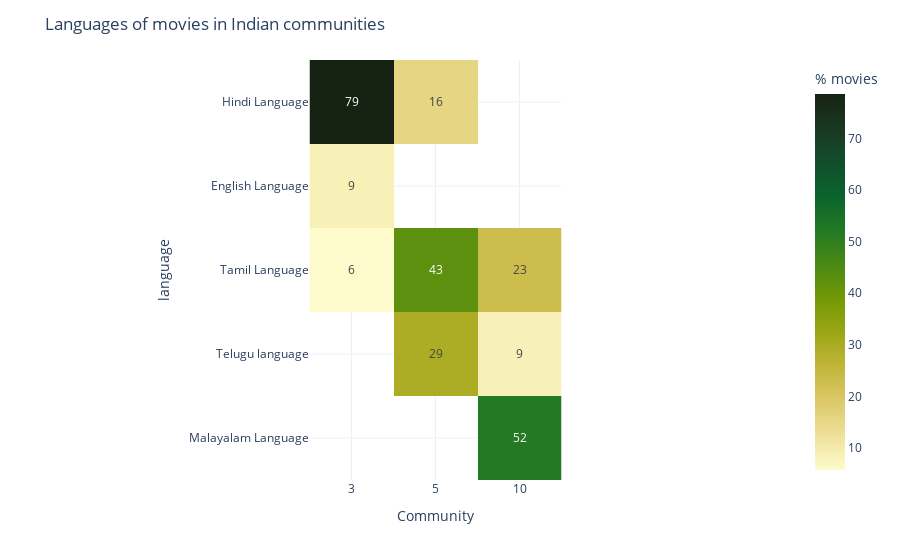

The cell this chart's notebook holds for it:
### Code cell
fig = px.imshow(first_languages,color_continuous_scale  = 'speed', text_auto='.0f',labels={'color':'% movies'})
fig.update_yaxes(title = 'language')
fig.update_xaxes(title = 'Community')
fig.update_layout(title = 'Languages of movies in Indian communities', template = 'plotly_white')
fig.update_traces(colorbar = {'thickness':1})
fig.show()
#fig.write_html('C:/Users/Public/ADA2022/weloic.github.io/_includes/india_languages.html')

### Figure 1 — Plotly figure (JSON) as saved in the notebook; plotly's stock layout.template omitted (floating-point values rounded to 4 significant figures)
{"data": [{"coloraxis": "coloraxis", "colorbar": {"thickness": 1}, "hovertemplate": "x: %{x}<br>language: %{y}<br>% movies: %{z}<extra></extra>", "name": "0", "texttemplate": "%{z:.0f}", "type": "heatmap", "x": ["3", "5", "10"], "xaxis": "x", "y": ["Hindi Language", "English Language", "Tamil Language", "Telugu language", "Malayalam Language"], "yaxis": "y", "z": [[78.67, 15.52, null], [8.674, null, null], [5.716, 42.81, 23.04], [null, 29.49, 8.617], [null, null, 52.17]]}], "layout": {"coloraxis": {"colorbar": {"title": {"text": "% movies"}}, "colorscale": [[0, "rgb(254, 252, 205)"], [0.09091, "rgb(239, 225, 156)"], [0.1818, "rgb(221, 201, 106)"], [0.2727, "rgb(194, 182, 59)"], [0.3636, "rgb(157, 167, 21)"], [0.4545, "rgb(116, 153, 5)"], [0.5455, "rgb(75, 138, 20)"], [0.6364, "rgb(35, 121, 36)"], [0.7273, "rgb(11, 100, 44)"], [0.8182, "rgb(18, 78, 43)"], [0.9091, "rgb(25, 56, 34)"], [1, "rgb(23, 35, 18)"]]}, "margin": {"t": 60}, "title": {"text": "Languages of movies in Indian communities"}, "xaxis": {"anchor": "y", "constrain": "domain", "domain": [0, 1], "scaleanchor": "y", "title": {"text": "Community"}}, "yaxis": {"anchor": "x", "autorange": "reversed", "constrain": "domain", "domain": [0, 1], "title": {"text": "language"}}}}
